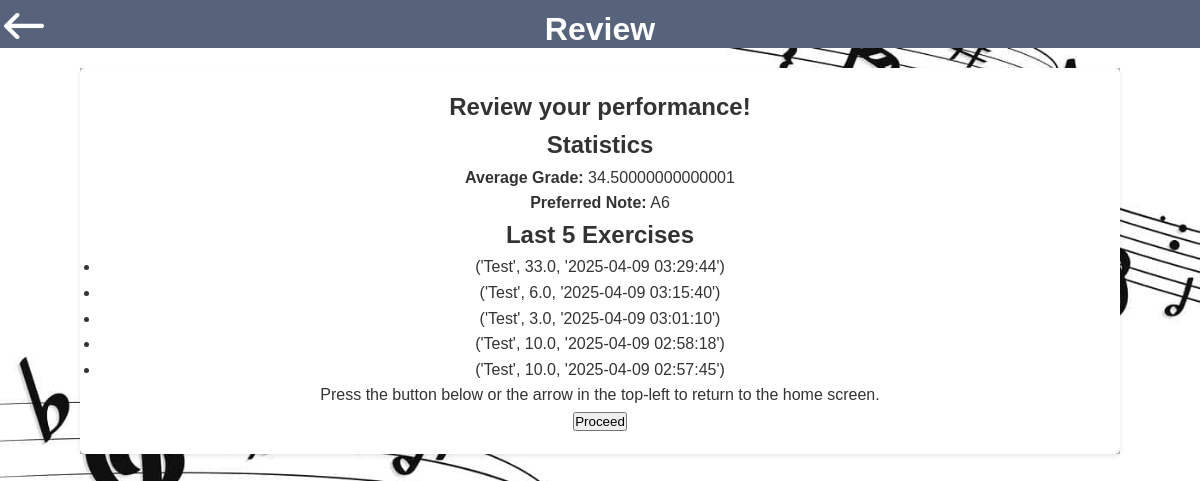
The app's page /review/ (signed in) with its own data.
### tables this page shows
CREATE TABLE user_progress(
            user_id INTEGER NOT NULL,
            exercise_id INTEGER NOT NULL,
            average_grade REAL DEFAULT 0,
            attempt_count INTEGER DEFAULT 0,
            last_attempt TEXT DEFAULT CURRENT_TIMESTAMP,
            PRIMARY KEY (user_id, exercise_id),
            FOREIGN KEY (user_id) REFERENCES users(id),
            FOREIGN KEY (exercise_id) REFERENCES exercises(id)
        );

CREATE TABLE user_note_scores(
            user_id INTEGER NOT NULL,
            note_name TEXT NOT NULL,
            success_count INTEGER DEFAULT 0,
            attempt_count INTEGER DEFAULT 0,
            PRIMARY KEY (user_id, note_name),
            FOREIGN KEY (user_id) REFERENCES users(id)
        );

CREATE TABLE grades (
            id INTEGER PRIMARY KEY AUTOINCREMENT,
            user_id INTEGER NOT NULL,
            exercise_id INTEGER NOT NULL,
            grade REAL NOT NULL,
            time_attempt TEXT DEFAULT CURRENT_TIMESTAMP,
            FOREIGN KEY (user_id) REFERENCES users(id),
            FOREIGN KEY (exercise_id) REFERENCES exercises(id)
        );

### app/review.py (the view)
@review_bp.route('/')
def review():
    user_id = request.cookies.get('airsID')
    print(f"[DEBUG] User ID from cookie: {user_id}")
    conn = create_connection(DB_NAME)
    user_progress = get_user_progress(conn, user_id)
    print("[DEBUG] user_progress:", user_progress)
    average_grade = user_progress[1]
    notes_scores = get_user_notes_scores(conn, user_id)
    print("[DEBUG] notes_scores:", notes_scores)
    filtered = [note for note in notes_scores if note[2] > 0]
    best_note = max(filtered, key=lambda x: x[1] / x[2])
    preferred_note = best_note[0]
    all_exercises = get_grades_of_user(conn, user_id)
    print("[DEBUG] all_exercises:", all_exercises)
    five_last_exercises = all_exercises[:5]
    conn.close()
    print("=== TEMPLATE CONTEXT ===")
    print("average_grade:", average_grade)
    print("preferred_note:", preferred_note)
    print("five_last_exercises:", five_last_exercises)
    return render_template('review.html',
                           average_grade=average_grade,
                           preferred_note=preferred_note,
                           five_last_exercises=five_last_exercises)

### app/database.py (called while the page is built)
def create_connection(database_name):
    connection = sqlite3.connect(database_name)
    connection.execute("PRAGMA foreign_keys = ON")
    return connection

def get_grades_of_user(connection, user_id):
    try:
        cursor = connection.cursor()
        cursor.execute("""
            SELECT exercises.name, grades.grade, grades.time_attempt
            FROM grades
            JOIN exercises ON grades.exercise_id = exercises.id
            WHERE grades.user_id = ?
            ORDER BY grades.time_attempt DESC
        """, (user_id,))
        return cursor.fetchall()
    except sqlite3.Error as err:
        print(f"Error getting the grades of the user: {err}")
        return []
    finally:
        cursor.close()

def get_user_progress(connection, user_id):
    try:
        cursor = connection.cursor()
        cursor.execute("SELECT user_id, average_grade, attempt_count, last_attempt FROM user_progress WHERE user_id = ?",
                       (user_id,))
        return cursor.fetchone()
    except sqlite3.Error as err:
        print(f"Error getting the user progress: {err}")
        return ()
    finally:
        cursor.close()

def get_user_notes_scores(connection, user_id):
    try:
        cursor = connection.cursor()
        cursor.execute("""
            SELECT note_name, success_count, attempt_count FROM user_note_scores
            WHERE user_id = ?
        """, (user_id,))
        data = cursor.fetchall()
        cursor.close()
        return data
    except sqlite3.Error as err:
        print(f"Error getting the user scores of each notes: {err}")
        return None
    finally:
        cursor.close()

### templates/review.html (shortened to what this page needs)
<!DOCTYPE html>
<html lang="en">
<head>
    <link rel="stylesheet" href="{{ url_for('static', filename='css/styles.css') }}">
</head>
<body>
    <header>
        <a href="../index">
            <img src="../images/homeArrow.png" alt="Home" style="max-width: 40px;margin-right: 96%;margin-top: 6px;">
        </a>
        <h1 style="margin-top: -50px;">Review</h1>
    </header>
    <main>
        <section>
            <h1>Review your performance!</h1>
            <h2>Statistics</h2>
            <p><strong>Average Grade:</strong> {{ average_grade }}</p>
            <p><strong>Preferred Note:</strong> {{ preferred_note }}</p>
            <h2>Last 5 Exercises</h2>
            <ul>
                {% for exercise in five_last_exercises %}
                    <li>{{ exercise }}</li>
                {% else %}
                    <li>No exercise found</li>
                {% endfor %}
            </ul>
            <p>
                Press the button below or the arrow in the top-left to return to the home screen.
            </p>
            <a href="../index">
                <button>Proceed</button>
            </a>
        </section>
    </main>
</body>
</html>

### static/css/styles.css (style rules this page uses)
* { margin: 0; padding: 0; box-sizing: border-box; }
body { font-family: Arial, sans-serif; line-height: 1.6; background-color: #f3f3f3; background-image: url("images/background.jpg"); background-size: 100%; color: #333; padding: 0; margin: 0; }
header { background-color: #57637b; color: #fff; height: 6vh; text-align: center; }
main { background-color: #b6b6b6; margin-top: 20px; margin-bottom: 10px; margin-left: 80px; margin-right: 80px; text-align: center; }
section { padding: 20px; background-color: #fff; border-radius: 5px; box-shadow: 0 2px 4px rgba(0, 0, 0, 0.1); }

### records on screen
user_progress: average_grade "34.50000000000001"
user_note_scores: note_name "A6"
grades: exercise "('Test', 33.0, '2025-04-09 03:29:44')"
grades: exercise "('Test', 6.0, '2025-04-09 03:15:40')"
grades: exercise "('Test', 3.0, '2025-04-09 03:01:10')"
grades: exercise "('Test', 10.0, '2025-04-09 02:58:18')"
grades: exercise "('Test', 10.0, '2025-04-09 02:57:45')"
